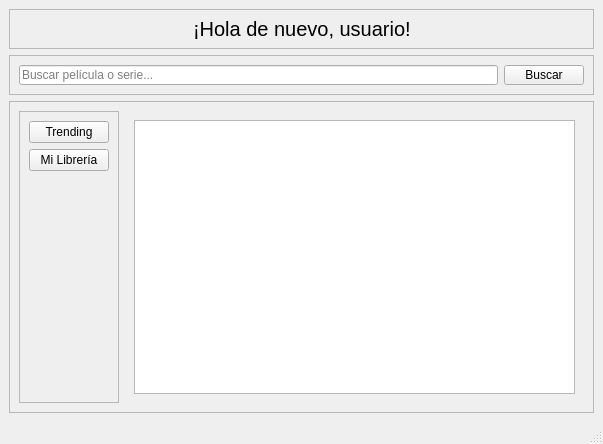
<?xml version="1.0" encoding="UTF-8"?>
<ui version="4.0">
 <class>MainWindow</class>
 <widget class="QMainWindow" name="MainWindow">
  <property name="geometry">
   <rect>
    <x>0</x>
    <y>0</y>
    <width>603</width>
    <height>444</height>
   </rect>
  </property>
  <property name="windowTitle">
   <string>MainWindow</string>
  </property>
  <widget class="QWidget" name="centralwidget">
   <layout class="QVBoxLayout" name="verticalLayout">
    <item>
     <widget class="QFrame" name="frame">
      <property name="maximumSize">
       <size>
        <width>16777215</width>
        <height>40</height>
       </size>
      </property>
      <property name="frameShape">
       <enum>QFrame::StyledPanel</enum>
      </property>
      <property name="frameShadow">
       <enum>QFrame::Raised</enum>
      </property>
      <layout class="QHBoxLayout" name="horizontalLayout">
       <item>
        <spacer name="horizontalSpacer">
         <property name="orientation">
          <enum>Qt::Horizontal</enum>
         </property>
         <property name="sizeHint" stdset="0">
          <size>
           <width>181</width>
           <height>17</height>
          </size>
         </property>
        </spacer>
       </item>
       <item>
        <widget class="QLabel" name="welcome_label">
         <property name="font">
          <font>
           <pointsize>15</pointsize>
          </font>
         </property>
         <property name="text">
          <string>¡Hola de nuevo, usuario!</string>
         </property>
        </widget>
       </item>
       <item>
        <spacer name="horizontalSpacer_2">
         <property name="orientation">
          <enum>Qt::Horizontal</enum>
         </property>
         <property name="sizeHint" stdset="0">
          <size>
           <width>180</width>
           <height>17</height>
          </size>
         </property>
        </spacer>
       </item>
      </layout>
     </widget>
    </item>
    <item>
     <widget class="QFrame" name="frame_2">
      <property name="minimumSize">
       <size>
        <width>0</width>
        <height>40</height>
       </size>
      </property>
      <property name="maximumSize">
       <size>
        <width>16777215</width>
        <height>40</height>
       </size>
      </property>
      <property name="frameShape">
       <enum>QFrame::StyledPanel</enum>
      </property>
      <property name="frameShadow">
       <enum>QFrame::Raised</enum>
      </property>
      <layout class="QHBoxLayout" name="horizontalLayout_2">
       <item>
        <widget class="QLineEdit" name="search_bar">
         <property name="placeholderText">
          <string>Buscar película o serie...</string>
         </property>
        </widget>
       </item>
       <item>
        <widget class="QPushButton" name="search_button">
         <property name="text">
          <string>Buscar</string>
         </property>
        </widget>
       </item>
      </layout>
     </widget>
    </item>
    <item>
     <layout class="QHBoxLayout" name="horizontalLayout_5"/>
    </item>
    <item>
     <widget class="QFrame" name="frame_3">
      <property name="frameShape">
       <enum>QFrame::StyledPanel</enum>
      </property>
      <property name="frameShadow">
       <enum>QFrame::Raised</enum>
      </property>
      <layout class="QHBoxLayout" name="horizontalLayout_3">
       <item>
        <widget class="QFrame" name="sidebar_frame">
         <property name="minimumSize">
          <size>
           <width>100</width>
           <height>0</height>
          </size>
         </property>
         <property name="maximumSize">
          <size>
           <width>100</width>
           <height>16777215</height>
          </size>
         </property>
         <property name="frameShape">
          <enum>QFrame::StyledPanel</enum>
         </property>
         <property name="frameShadow">
          <enum>QFrame::Raised</enum>
         </property>
         <layout class="QVBoxLayout" name="verticalLayout_3">
          <item>
           <widget class="QPushButton" name="btn_trending">
            <property name="text">
             <string>Trending</string>
            </property>
           </widget>
          </item>
          <item>
           <widget class="QPushButton" name="btn_my_library">
            <property name="text">
             <string>Mi Librería</string>
            </property>
           </widget>
          </item>
          <item>
           <spacer name="verticalSpacer">
            <property name="orientation">
             <enum>Qt::Vertical</enum>
            </property>
            <property name="sizeHint" stdset="0">
             <size>
              <width>20</width>
              <height>279</height>
             </size>
            </property>
           </spacer>
          </item>
         </layout>
        </widget>
       </item>
       <item>
        <widget class="QStackedWidget" name="main_stacked_widget">
         <widget class="QWidget" name="page">
          <layout class="QVBoxLayout" name="verticalLayout_2">
           <item>
            <widget class="QListWidget" name="movie_list_widget"/>
           </item>
          </layout>
         </widget>
         <widget class="QWidget" name="page_2"/>
        </widget>
       </item>
      </layout>
     </widget>
    </item>
   </layout>
  </widget>
  <widget class="QMenuBar" name="menubar">
   <property name="geometry">
    <rect>
     <x>0</x>
     <y>0</y>
     <width>603</width>
     <height>22</height>
    </rect>
   </property>
  </widget>
  <widget class="QStatusBar" name="statusbar"/>
 </widget>
 <resources/>
 <connections/>
</ui>
